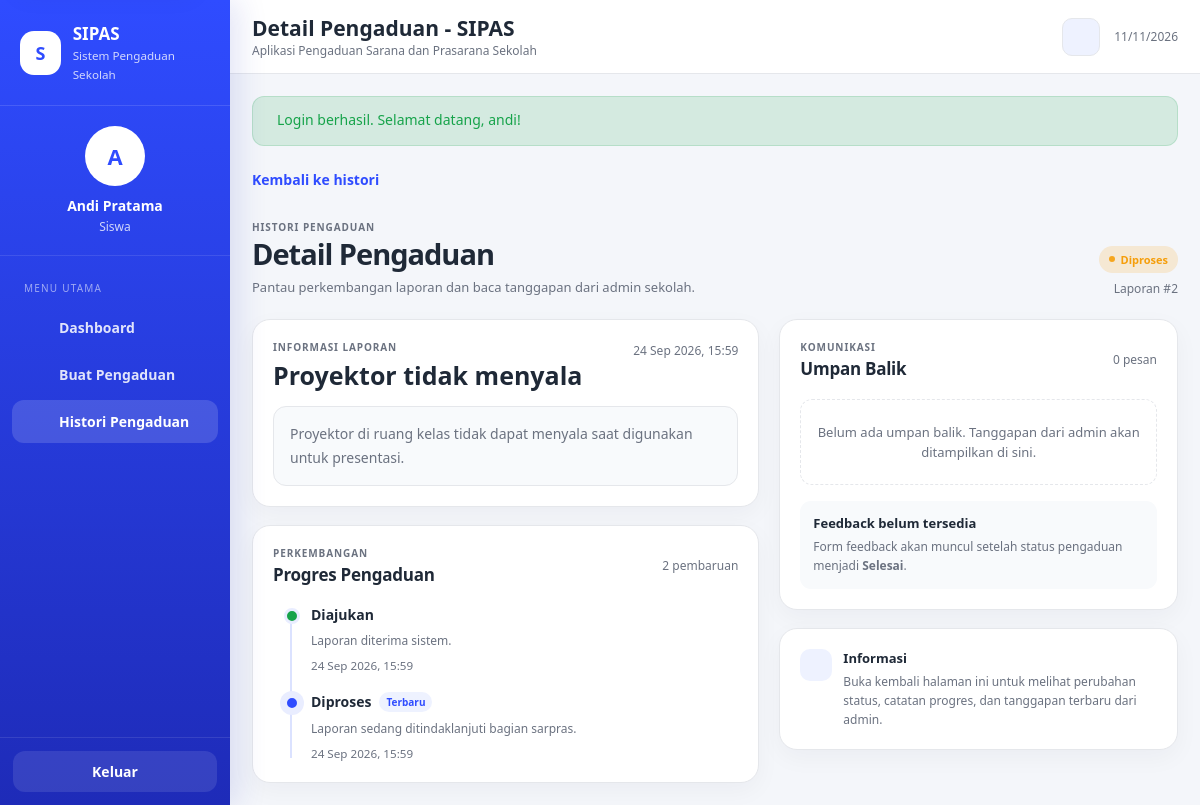
Screenshot of /index.php?page=siswa-detail&id=2 (signed in) with the database file from the repository.
### tables this page shows
CREATE TABLE `pengaduan` (
  `id_pengaduan` int(10) UNSIGNED NOT NULL,
  `id_siswa` int(10) UNSIGNED NOT NULL,
  `judul_pengaduan` varchar(150) NOT NULL,
  `isi_pengaduan` text NOT NULL,
  `foto_bukti` varchar(255) DEFAULT NULL,
  `tanggal_pengaduan` datetime NOT NULL DEFAULT current_timestamp(),
  `status` enum('Diajukan','Diproses','Selesai','Ditolak') NOT NULL DEFAULT 'Diajukan'
);

CREATE TABLE `progres_pengaduan` (
  `id_progres` int(10) UNSIGNED NOT NULL,
  `id_pengaduan` int(10) UNSIGNED NOT NULL,
  `status_progres` varchar(100) NOT NULL,
  `keterangan` text DEFAULT NULL,
  `tanggal_progres` datetime NOT NULL DEFAULT current_timestamp()
);

### controllers/PengaduanController.php (called while the page is built, shortened)
<?php
class PengaduanController
{
    private $pengaduan;
    private $progres;
    private $feedback;
    public function __construct($db)
    {
        $this->pengaduan = new PengaduanModel($db);
        $this->progres = new ProgresModel($db);
        $this->feedback = new FeedbackModel($db);
    }
    public function siswaDetail() {
        $id = (int) ((isset($_GET['id']) ? $_GET['id'] : 0));
        $data = $this->pengaduan->findById($id);
        view('siswa/detail', [
            'pengaduan' => $data,
            'progres' => $this->progres->findByPengaduan($id),
            'feedbacks' => $this->feedback->listByPengaduan($id)
        ]);
    }
}

### models/PengaduanModel.php (called while the page is built, shortened)
<?php
class PengaduanModel
{
    private $db;
    public function __construct($db)
    {
        $this->db = $db;
    }
    public function findById($id)
    {
        $stmt = $this->db->prepare('SELECT p.*, s.nis, s.nama_siswa, s.kelas FROM pengaduan p INNER JOIN siswa s ON s.id_siswa = p.id_siswa WHERE p.id_pengaduan = ? LIMIT 1');
        $stmt->execute([$id]);
        $row = $stmt->fetch();
        return $row ?: null;
    }
}

### models/ProgresModel.php (called while the page is built, shortened)
<?php
class ProgresModel
{
    private $db;
    public function __construct($db)
    {
        $this->db = $db;
    }
    public function findByPengaduan($idPengaduan) {
        $stmt = $this->db->prepare('SELECT * FROM progres_pengaduan WHERE id_pengaduan = ? ORDER BY tanggal_progres ASC, id_progres ASC');
        $stmt->execute([$idPengaduan]);
        return $stmt->fetchAll();
    }
}

### views/siswa/detail.php (the view, shortened to what this page needs)
<?php
$progres = isset($progres) && is_array($progres) ? $progres : [];
$feedbacks = isset($feedbacks) && is_array($feedbacks) ? $feedbacks : [];
$lastProgressIndex = count($progres) - 1;
$isSelesai = isset($pengaduan['status']) && $pengaduan['status'] === 'Selesai';
$idPengaduan = (int) $pengaduan['id_pengaduan'];
$sudahFeedbackSiswa = false;
require __DIR__ . '/../layout/header.php';
?>
<div class="detail-page">
    <a class="link page-back" href="index.php?page=histori">
        <span>Kembali ke histori</span>
    </a>
    <div class="detail-page-heading">
        <div>
            <div class="detail-eyebrow">HISTORI PENGADUAN</div>
            <h1>Detail Pengaduan</h1>
            <p>Pantau perkembangan laporan dan baca tanggapan dari admin sekolah.</p>
        </div>
        <div class="detail-heading-status">
            <?= statusBadge($pengaduan['status']) ?>
            <span class="small muted">Laporan #<?= $idPengaduan ?></span>
        </div>
    </div>
    <div class="detail-grid detail-grid-siswa">
        <div class="detail-stack">
            <section class="card">
                <div class="card-body">
                    <div class="detail-panel-heading">
                        <div>
                            <span class="detail-eyebrow">INFORMASI LAPORAN</span>
                            <h2 class="detail-title"><?= e($pengaduan['judul_pengaduan']) ?></h2>
                        </div>
                        <span class="small muted detail-date"><?= e(formatTanggal($pengaduan['tanggal_pengaduan'])) ?></span>
                    </div>
                    <div class="detail-description detail-report-content"><?= e($pengaduan['isi_pengaduan']) ?></div>
                </div>
            </section>
            <section class="card">
                <div class="card-body">
                    <div class="section-title detail-section-heading">
                        <div>
                            <span class="detail-eyebrow">PERKEMBANGAN</span>
                            <h3>Progres Pengaduan</h3>
                        </div>
                        <span class="small muted"><?= count($progres) ?> pembaruan</span>
                    </div>
                    <?php if (empty($progres)): ?>
                        <div class="detail-empty-state">Belum ada progres untuk laporan ini.</div>
                    <?php else: ?>
                        <div class="timeline" aria-label="Riwayat progres pengaduan">
                            <?php foreach ($progres as $index => $item): ?>
                                <?php
                                $statusProgres = isset($item['status_progres']) ? $item['status_progres'] : '';
                                $isLast = $index === $lastProgressIndex;
                                ?>
                                <article class="timeline-item <?= $isLast ? 'is-current' : 'is-complete' ?> <?= $statusProgres === 'Ditolak' ? 'is-rejected' : '' ?>">
                                    <span class="timeline-dot" aria-hidden="true"></span>
                                    <div class="timeline-content">
                                        <div class="timeline-heading-row">
                                            <h4><?= e($statusProgres) ?></h4>
                                            <?php if ($isLast): ?><span class="timeline-current-label">Terbaru</span><?php endif; ?>
                                        </div>
                                        <?php if (!empty($item['keterangan'])): ?>
                                            <p class="small muted timeline-note"><?= e($item['keterangan']) ?></p>
                                        <?php endif; ?>
                                        <small><?= e(formatTanggal($item['tanggal_progres'])) ?></small>
                                    </div>
                                </article>
                            <?php endforeach; ?>
                        </div>
                    <?php endif; ?>
                </div>
            </section>
        </div>
        <div class="detail-stack">
            <section class="card">
                <div class="card-body">
                    <div class="section-title detail-section-heading">
                        <div>
                            <span class="detail-eyebrow">KOMUNIKASI</span>
                            <h3>Umpan Balik</h3>
                        </div>
                        <span class="small muted"><?= count($feedbacks) ?> pesan</span>
                    </div>
                    <?php if (empty($feedbacks)): ?>
                        <div class="detail-empty-state detail-feedback-empty">Belum ada umpan balik. Tanggapan dari admin akan ditampilkan di sini.</div>
                    <?php endif; ?>
                    <?php if ($isSelesai && !$sudahFeedbackSiswa): ?>
                        <div class="detail-feedback-prompt">
                            <strong>Bagaimana hasil penanganannya?</strong>
                            <p>Pengaduan sudah selesai. Kamu dapat mengirim satu feedback untuk memberikan penilaian atau tanggapan kepada sekolah.</p>
                        </div>
                        <form class="detail-form" method="post" action="index.php?page=simpan-feedback" data-loading>
                            <?= csrfField() ?>
                            <input type="hidden" name="id_pengaduan" value="<?= $idPengaduan ?>">
                            <div class="form-group">
                                <label class="label required" for="isi_feedback">Feedback Kamu</label>
                                <textarea class="textarea detail-textarea" id="isi_feedback" name="isi_feedback" maxlength="2000" placeholder="Tulis tanggapan tentang hasil penanganan pengaduan..." required></textarea>
                                <span class="helper">Maksimal 2.000 karakter.</span>
                            </div>
                            <button class="btn btn-success full-width detail-submit" type="submit" data-loading-label="Mengirim...">
                                <?= uiIcon('send') ?>
                                <span>Kirim Feedback</span>
                            </button>
                        </form>
                    <?php elseif (!$isSelesai): ?>
                        <div class="detail-feedback-waiting">
                            <strong>Feedback belum tersedia</strong>
                            <p>Form feedback akan muncul setelah status pengaduan menjadi <b>Selesai</b>.</p>
                        </div>
                    <?php endif; ?>
                </div>
            </section>
            <section class="card detail-tip-card">
                <div class="card-body">
                    <div class="detail-tip-icon" aria-hidden="true"><?= uiIcon('info') ?></div>
                    <div>
                        <strong>Informasi</strong>
                        <p>Buka kembali halaman ini untuk melihat perubahan status, catatan progres, dan tanggapan terbaru dari admin.</p>
                    </div>
                </div>
            </section>
        </div>
    </div>
</div>
<?php require __DIR__ . '/../layout/footer.php'; ?>

### helpers.php (shortened to what this page needs)
<?php
function e($value) {
    return htmlspecialchars((string) $value, ENT_QUOTES | ENT_SUBSTITUTE, 'UTF-8');
}
function formatTanggal($tanggal) {
    $ts = strtotime($tanggal);
    $bulan = [1=>'Jan','Feb','Mar','Apr','Mei','Jun','Jul','Agu','Sep','Okt','Nov','Des'];
    return date('d', $ts) . ' ' . $bulan[(int) date('n', $ts)] . ' ' . date('Y, H:i', $ts);
}
function statusBadge($status) {
    $map = [
        'Diajukan' => 'badge-info',
        'Diproses' => 'badge-warning',
        'Selesai' => 'badge-success',
        'Ditolak' => 'badge-danger',
    ];
    $class = isset($map[$status]) ? $map[$status] : 'badge-muted';
    return '<span class="badge ' . e($class) . '" role="status"><span class="badge-dot" aria-hidden="true"></span>' . e($status) . '</span>';
}
function view($file, $data = []) {
    extract($data);
    require __DIR__ . '/views/' . $file . '.php';
}

### rows the page displays
pengaduan: status "Diproses", id_pengaduan "2", judul_pengaduan "Proyektor tidak menyala", tanggal_pengaduan "24 Sep 2026, 15:59", isi_pengaduan "Proyektor di ruang kelas tidak dapat menyala saat digunakan untuk presentasi."
progres_pengaduan: status_progres "Diajukan", keterangan "Laporan diterima sistem.", tanggal_progres "24 Sep 2026, 15:59"
progres_pengaduan: status_progres "Diproses", shows "Terbaru", keterangan "Laporan sedang ditindaklanjuti bagian sarpras.", tanggal_progres "24 Sep 2026, 15:59"

### other values shown
substr($name, 0, 1) "A"
$name "Andi Pratama"
$title "Detail Pengaduan - SIPAS"
$flash['message'] "Login berhasil. Selamat datang, andi!"
count($progres) "2"
count($feedbacks) "0"
